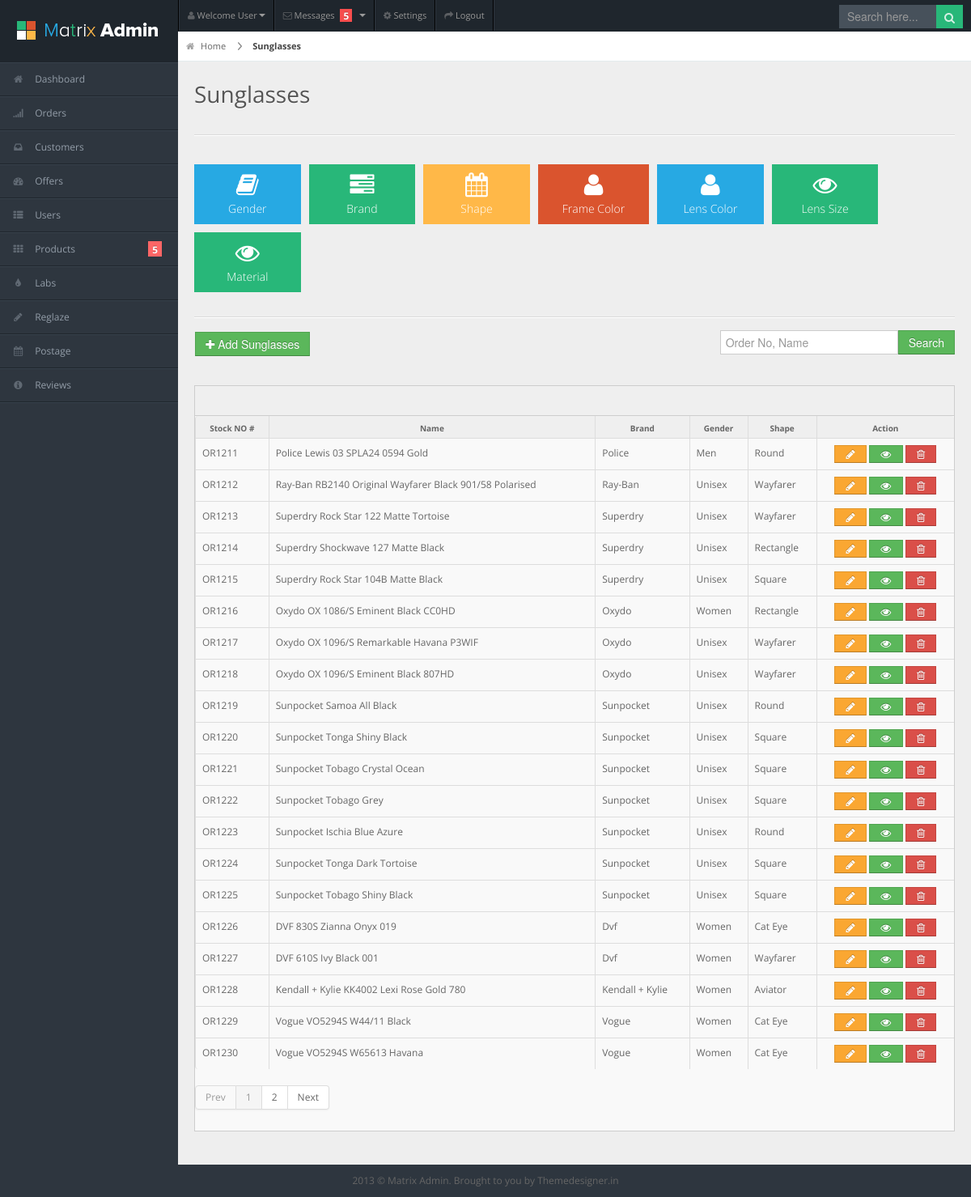
The app's page /admin/sunglasses.php with its own data.
### tables this page shows
CREATE TABLE `product` (
  `id` int(11) NOT NULL,
  `order_number` varchar(225) DEFAULT NULL,
  `image` varchar(225) DEFAULT NULL,
  `name` varchar(225) DEFAULT NULL,
  `Price` double DEFAULT NULL,
  `Sale_Price` varchar(225) DEFAULT NULL,
  `Quantity` int(11) DEFAULT NULL,
  `Power_Range` varchar(225) DEFAULT NULL,
  `Base_Curve` varchar(225) DEFAULT NULL,
  `Diameter` varchar(225) DEFAULT NULL,
  `Lens_Material` varchar(225) DEFAULT NULL,
  `Water_Content` varchar(225) DEFAULT NULL,
  `Oxygen_Permeability` varchar(225) DEFAULT NULL,
  `Customer_Reviews` int(11) DEFAULT NULL,
  `Product_Qty_Description` varchar(200) DEFAULT NULL,
  `product_lense_description` int(11) DEFAULT NULL,
  `Pack` int(11) NOT NULL,
  `Product_Description` int(11) DEFAULT NULL,
  `Product_Detail_Advice` int(11) DEFAULT NULL,
  `Further_Optical_Advice` int(11) DEFAULT NULL,
  `Brands_of_Contact_Lenses` int(11) DEFAULT NULL,
  `Types_of_Contact_Lenses` int(11) DEFAULT NULL,
  `Shop_by_Manufacturer` int(11) DEFAULT NULL,
  `Types_of_Solutions` int(11) DEFAULT NULL,
  `Popular_Solutions` int(11) DEFAULT NULL,
  `Eye_Care` int(11) DEFAULT NULL,
  `Popular_Eye_Care` int(11) DEFAULT NULL,
  `Wearing_Type` int(11) DEFAULT NULL,
  `Optician_Brands` int(11) DEFAULT NULL,
  `Colours` int(11) DEFAULT NULL,
  `Gender` int(11) DEFAULT NULL,
  `Brand` int(11) DEFAULT NULL,
  `Shape` int(11) DEFAULT NULL,
  `Frame_Color` int(11) DEFAULT NULL,
  `LENS_SIZE` int(11) DEFAULT NULL,
  `LENS_COLOUR` int(11) DEFAULT NULL,
  `Frame_Size` int(11) DEFAULT NULL,
  `Material` int(11) DEFAULT NULL,
  `fm_height` int(11) NOT NULL,
  `fm_lense_width` int(11) NOT NULL,
  `fm_lense_bt_width` int(11) NOT NULL,
  `fm_stick_width` int(11) NOT NULL,
  `fm_width` int(11) NOT NULL,
  `active` int(11) DEFAULT NULL,
  `created_at` timestamp NOT NULL DEFAULT current_timestamp() ON UPDATE current_timestamp(),
  `updated_at` timestamp NOT NULL DEFAULT current_timestamp()
);

CREATE TABLE `brand` (
  `id` int(11) NOT NULL,
  `Product_id` int(24) DEFAULT NULL,
  `Brand` varchar(225) DEFAULT NULL,
  `Type` varchar(225) DEFAULT NULL,
  `active` int(11) DEFAULT NULL,
  `created_at` timestamp NOT NULL DEFAULT current_timestamp() ON UPDATE current_timestamp(),
  `updated_at` timestamp NOT NULL DEFAULT '0000-00-00 00:00:00',
  `image_link` varchar(225) DEFAULT NULL
);

CREATE TABLE `gender` (
  `id` int(11) NOT NULL,
  `Product_id` int(24) DEFAULT NULL,
  `Gender` varchar(225) DEFAULT NULL,
  `Type` varchar(225) DEFAULT NULL,
  `active` int(11) DEFAULT NULL,
  `created_at` timestamp NOT NULL DEFAULT current_timestamp() ON UPDATE current_timestamp(),
  `updated_at` timestamp NOT NULL DEFAULT '0000-00-00 00:00:00'
);

CREATE TABLE `shape` (
  `id` int(11) NOT NULL,
  `Product_id` int(24) DEFAULT NULL,
  `Shape` varchar(225) DEFAULT NULL,
  `image_link` varchar(255) DEFAULT NULL,
  `Type` varchar(225) DEFAULT NULL,
  `active` int(11) DEFAULT NULL,
  `created_at` timestamp NOT NULL DEFAULT current_timestamp() ON UPDATE current_timestamp(),
  `updated_at` timestamp NOT NULL DEFAULT '0000-00-00 00:00:00'
);

### admin/sunglasses.php (the view, shortened to what this page needs)
<?php include('Connection2.php'); ?>
<!DOCTYPE html>
<html lang="en">
<head>
<link rel="stylesheet" href="css/bootstrap.min.css" />
<link rel="stylesheet" href="css/bootstrap-responsive.min.css" />
<link rel="stylesheet" href="css/uniform.css" />
<link rel="stylesheet" href="css/select2.css" />
<link rel="stylesheet" href="css/matrix-style.css" />
<link rel="stylesheet" href="css/matrix-media.css" />
<link href="font-awesome/css/font-awesome.css" rel="stylesheet" />
</head>
<body>
<div id="header">
  <h1><a href="dashboard.html">Matrix Admin</a></h1>
</div>
<div id="user-nav" class="navbar navbar-inverse">
  <ul class="nav">
    <li  class="dropdown" id="profile-messages" ><a title="" href="#" data-toggle="dropdown" data-target="#profile-messages" class="dropdown-toggle"><i class="icon icon-user"></i>  <span class="text">Welcome User</span><b class="caret"></b></a>
    </li>
    <li class="dropdown" id="menu-messages"><a href="#" data-toggle="dropdown" data-target="#menu-messages" class="dropdown-toggle"><i class="icon icon-envelope"></i> <span class="text">Messages</span> <span class="label label-important">5</span> <b class="caret"></b></a>
    </li>
    <li class=""><a title="" href="#"><i class="icon icon-cog"></i> <span class="text">Settings</span></a></li>
    <li class=""><a title="" href="login.html"><i class="icon icon-share-alt"></i> <span class="text">Logout</span></a></li>
  </ul>
</div>
<div id="search">
  <input type="text" placeholder="Search here..."/>
  <button type="submit" class="tip-bottom" title="Search"><i class="icon-search icon-white"></i></button>
</div>
<?php include 'dashboard_aside.php' ?>
<div id="content">
  <div id="content-header">
    <div id="breadcrumb"> <a href="#" title="Go to Home" class="tip-bottom"><i class="icon-home"></i> Home</a> <a href="#" class="current">Sunglasses</a> </div>
    <h1>Sunglasses</h1>
  </div>
  <div class="container-fluid">
    <hr>
	<div class="row-fluid">
		 <div class="span12">
			 <ul class="quick-actions">
              <li class="bg_lb"> <a href="gender2.php"> <i class="icon-book"></i> Gender </a> </li>
              <li class="bg_lg"> <a href="brand2.php"> <i class="icon-tasks"></i> Brand</a> </li>
              <li class="bg_ly"> <a href="shape2.php"> <i class="icon-calendar"></i> Shape </a> </li>
              <li class="bg_lo"> <a href="frame_color2.php"> <i class="icon-user"></i> Frame Color</a> </li>
			  <li class="bg_lb"> <a href="lens_color2.php"> <i class="icon-user"></i> Lens Color</a> </li>
			  <li class="bg_lg"> <a href="lens_size2.php"> <i class="icon-eye-open"></i> Lens Size</a> </li>
			  <li class="bg_lg"> <a href="material2.php"> <i class="icon-eye-open"></i> Material</a> </li>
            </ul>
		</div>
	</div>
	  <hr>
	  <div class="row-fluid">
		 <div class="span6">
			  <button onClick="window.location.href='product_add5.php?product=contact_lense'" class="btn btn-success add-sglasses-btn"><i class="icon-plus"></i> Add Sunglasses</button><br><br>
		</div>
		  <div class="span6">
			  <form action="" method="post">
			  <button name="search_btn5" type="submit" class="btn btn-success search-sglasses-btn">Search</button>
			 <input type="text" name="search_text"  class="contact_lense_search" placeholder="Order No, Name" />
			  </form>
		</div>
	  </div>
    <div class="row-fluid">
      <div class="span12">
        <div class="widget-box">
          <div class="widget-title">
          </div>
          <div class="widget-content nopadding">
            <table class="table table-bordered table-striped">
              <thead>
                <tr>
                  <th>Stock NO #</th>
                  <th>Name</th>
                  <th>Brand</th>
                  <th>Gender</th>
				  <th>Shape</th>
                  <th>Action</th>
                </tr>
              </thead>
              <tbody>
				 <?php
				if (isset($_GET['pageno'])) {
					$pageno = $_GET['pageno'];
				} else {
					$pageno = 1;
				}
				$no_of_records_per_page = 20;
				$offset = ($pageno-1) * $no_of_records_per_page;
				$total_pages_sql = "SELECT COUNT(*) FROM product where Brand!=0 AND Lens_Colour!=0";
			$result = mysqli_query($conn,$total_pages_sql);
			$total_rows = mysqli_fetch_array($result)[0];
			$total_pages = ceil($total_rows / $no_of_records_per_page);
				if(isset($_GET['search'])) {
				$my_search = $_GET['search'];
				$fetch_query = mysqli_query($conn,"SELECT * FROM product  where name LIKE '%$my_search%' OR order_number LIKE '%$my_search%' AND Brand!=0 AND Lens_Colour!=0 AND active=1");
				}
				else {
				$fetch_query = mysqli_query($conn,"SELECT * FROM product where Brand!=0 AND Lens_Colour!=0 AND active=1 LIMIT $offset, $no_of_records_per_page");
				}
				while($row=mysqli_fetch_array($fetch_query,MYSQLI_ASSOC)) {
					?>
                <tr class="odd gradeX">
                  <td><?php echo $row['order_number']; ?></td>
                  <td><?php echo $row['name']; ?></td>
                  <td><?php
					$temp_brand_id = $row['Brand'];
					$fetch_query1 = mysqli_query($conn,"SELECT * FROM brand where id=$temp_brand_id AND Type='Sunglasses' AND active=1");
					while($row1=mysqli_fetch_array($fetch_query1,MYSQLI_ASSOC)) {
						echo $row1['Brand'];
					}
				  ?></td>
                  <td class="center"> <?php
					$temp_brand_id = $row['Gender'];
					$fetch_query1 = mysqli_query($conn,"SELECT * FROM gender where id=$temp_brand_id AND Type='Sunglasses' AND active=1");
					while($row1=mysqli_fetch_array($fetch_query1,MYSQLI_ASSOC)) {
						echo $row1['Gender'];
					}
				  ?></td>
				  <td class="center"> <?php
					$temp_brand_id = $row['Shape'];
					$fetch_query1 = mysqli_query($conn,"SELECT * FROM shape where id=$temp_brand_id AND Type='Sunglasses' AND active=1");
					while($row1=mysqli_fetch_array($fetch_query1,MYSQLI_ASSOC)) {
						echo $row1['Shape'];
					}
				  ?></td>
                  <td class="center">
					  <center>
					<button class="btn btn-mini btn-warning add-sglasses-action-btn" onclick="window.location.href='product_edit5.php?product_id=<?php echo $row['id']; ?>'">&nbsp;&nbsp;<i class="icon-pencil"></i> &nbsp;</button>
					<button class="btn btn-mini btn-success add-sglasses-action-btn" onclick="window.location.href='product_view5.php?product_id=<?php echo $row['id']; ?>'">&nbsp;&nbsp;<i class="icon-eye-open"></i> &nbsp;</button>
					<button class="btn btn-mini btn-danger add-sglasses-action-btn" onclick="window.location.href='sunglasses.php?delete_sunglasses_product=<?php echo $row['id']; ?>'">&nbsp;&nbsp;<i class="icon-trash"></i> &nbsp;</button>
						  </center>
				  </td>
                </tr>
                <?php } ?>
              </tbody>
            </table>
			  <?php if(isset($_GET['search'])) {} else { ?>
			  <div class="pagination">
              <ul>
                <li class="<?php if($pageno <= 1){ echo 'disabled'; } ?>"><a href="<?php if($pageno <= 1){ echo '#'; } else { echo "?pageno=".($pageno - 1); } ?>" >Prev</a></li>
				<?php for($t=1;$t<=$total_pages;$t++) {
				if($t == $pageno) {
				?>
                <li class="active"> <a href="?pageno=<?php echo $t; ?>"><?php echo $t; ?></a> </li>
				<?php
				} else { ?>
				<li class=""> <a href="?pageno=<?php echo $t; ?>"><?php echo $t; ?></a> </li>
					<?php
					}
				} ?>
                <li class="<?php if($pageno >= $total_pages){ echo 'disabled'; } ?>"><a href="<?php if($pageno >= $total_pages){ echo '#'; } else { echo "?pageno=".($pageno + 1); } ?>">Next</a></li>
              </ul>
            </div>
			  <?php } ?>
          </div>
        </div>
      </div>
    </div>
  </div>
</div>
<div class="row-fluid">
  <div id="footer" class="span12"> 2013 &copy; Matrix Admin. Brought to you by <a href="http://themedesigner.in">Themedesigner.in</a> </div>
</div>
</body>
</html>

### admin/css/matrix-media.css (style rules this page uses)
body { background:#2E363F; }
#header { background-color: #1f262d; margin-top:10px; }
#search input[type=text], #search button { background-color: #28b779; }
#search input[type=text] { background-color: #47515b; color: #fff; }

### records on screen
product: order_number "OR1211", name "Police Lewis 03 SPLA24 0594 Gold"
brand: Brand "Police"
gender: Gender "Men"
shape: Shape "Round"
product: order_number "OR1212", name "Ray-Ban RB2140 Original Wayfarer Black 901/58 Polarised"
brand: Brand "Ray-Ban"
gender: Gender "Unisex"
shape: Shape "Wayfarer"
product: order_number "OR1213", name "Superdry Rock Star 122 Matte Tortoise"
brand: Brand "Superdry"
product: order_number "OR1214", name "Superdry Shockwave 127 Matte Black"
shape: Shape "Rectangle"
product: order_number "OR1215", name "Superdry Rock Star 104B Matte Black"
shape: Shape "Square"
product: order_number "OR1216", name "Oxydo OX 1086/S Eminent Black CC0HD"
brand: Brand "Oxydo"
gender: Gender "Women"
product: order_number "OR1217", name "Oxydo OX 1096/S Remarkable Havana P3WIF"
product: order_number "OR1218", name "Oxydo OX 1096/S Eminent Black 807HD"
product: order_number "OR1219", name "Sunpocket Samoa All Black"
brand: Brand "Sunpocket"
product: order_number "OR1220", name "Sunpocket Tonga Shiny Black"
product: order_number "OR1221", name "Sunpocket Tobago Crystal Ocean"
product: order_number "OR1222", name "Sunpocket Tobago Grey"
product: order_number "OR1223", name "Sunpocket Ischia Blue Azure"
product: order_number "OR1224", name "Sunpocket Tonga Dark Tortoise"
product: order_number "OR1225", name "Sunpocket Tobago Shiny Black"
product: order_number "OR1226", name "DVF 830S Zianna Onyx 019"
brand: Brand "Dvf"
shape: Shape "Cat Eye"
product: order_number "OR1227", name "DVF 610S Ivy Black 001"
product: order_number "OR1228", name "Kendall + Kylie KK4002 Lexi Rose Gold 780"
brand: Brand "Kendall + Kylie"
shape: Shape "Aviator"
product: order_number "OR1229", name "Vogue VO5294S W44/11 Black"
brand: Brand "Vogue"
product: order_number "OR1230", name "Vogue VO5294S W65613 Havana"
